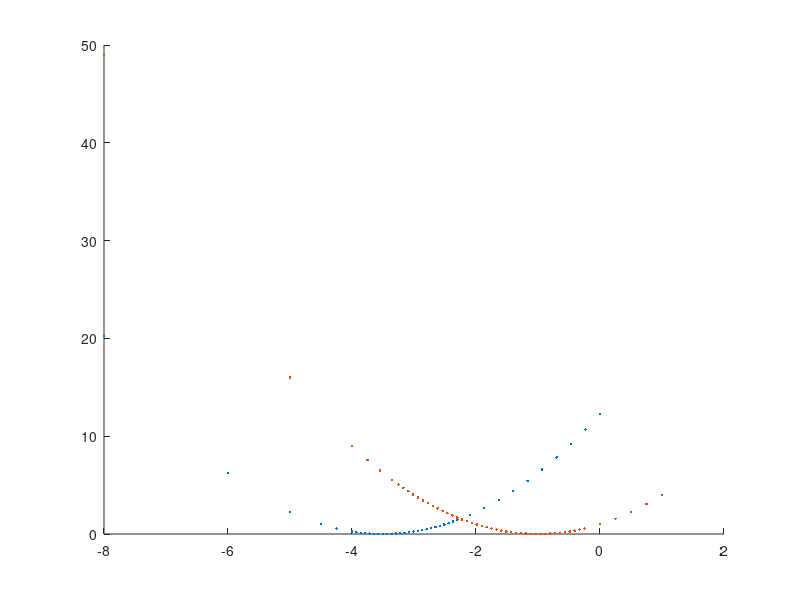

Reproduce this figure in MATLAB. (Note: this script raises an error after producing the figure.)
%% plot misfit vs beta for fixed alpha
clear all, close all

fix_alpha=1e-2;
fix_beta=1e-4;

colors={'r','b'};
styles={'s','x'};
% try a set of beta values

betas=[1e-8,1e-6,1e-5,10^-4.5,10^-4.25,logspace(-4,-2.3,25),logspace(-2.1,0,10)];
alphas=[1e-8,1e-5,1e-4,logspace(-3.75,-3.35,3),logspace(-3.25,-0.25,39),logspace(0,1,5)];

nbeta=length(betas);
nalpha=length(alphas);

figure(9),clf, hold on
plot(log10(betas),(log10(betas)+3.5).^2,'.')
plot(log10(alphas),(log10(alphas)+1).^2,'.')

%%
for expNumber = 0:0
    
    scenario = Jointinv(expNumber);
    scenario.run_setup();

    abics_alpha=zeros(nalpha,1);
    abics_beta=zeros(nbeta,1);

    %fix the value of beta
    scenario.userParams.smoothingWeights{1}{2} = fix_beta;
    
    % add data noise
    sigma=1;
    scenario.dataVector = scenario.dataVector + sigma*randn(size(scenario.dataVector));

    for ialpha=1:nalpha
        %set alpha
        scenario.userParams.smoothingWeights{1}{1} = alphas(ialpha);
        %run inversion for this parameter set
        scenario.run_inversion();
        % compute abic
        abics_alpha(ialpha) = abic_alphabeta(scenario);

    end

    %fix the value of alpha
    scenario.userParams.smoothingWeights{1}{1} = fix_alpha;

    for ibeta=1:nbeta

        %set beta
        scenario.userParams.smoothingWeights{1}{2} = betas(ibeta);
        %run training inversion for this parameter set
        scenario.run_inversion();
        % compute abic
        abics_beta(ibeta) = abic_alphabeta(scenario);
    end

    %make test plots
    subplot(2,1,1)
    plot(log10(alphas),abics_alpha,'color',colors{expNumber+1},'marker',styles{expNumber+1}),hold on
    legend('Unconstrained inversion','Stress-constrained inversion','location','NorthWest')
    xlabel('log_{10}(alpha)')
    ylabel('reduced \chi^2 on test dataset with fixed beta')
    set(gca,'fontsize',14)

    subplot(2,1,2)
    plot(log10(betas),abics_beta,'color',colors{expNumber+1},'marker',styles{expNumber+1}),hold on
    legend('Unconstrained inversion','Stress-constrained inversion','location','NorthWest')
    xlabel('log_{10}(beta)')
    ylabel('reduced \chi^2 on test dataset with fixed alpha')
    set(gca,'fontsize',14)

%     % save the results to a file
%     alphafname=['test_data_3d/test_alpha_fixbeta_exp' num2str(expNumber) '.dat'];
%     alphatest=[alphas', abics_alpha];
%     save(alphafname,'alphatest','-ASCII')
%     %
%     % save the results to a file
%     betafname=['test_data_3d/test_beta_fixalpha_exp' num2str(expNumber) '.dat'];
%     betatest=[betas', abics_beta];
%     save(betafname,'betatest','-ASCII')
    
end

%% make final plots

figure(10),clf
styles={'-','--'};
colors={'r','b'};

for expNumber = 0:1
    
    % load the results
    alphafname=['test_data_3d/test_alpha_fixbeta_exp' num2str(expNumber) '.dat'];
    alphatest = load(alphafname);
    alphas = alphatest(:,1);
    abics_alpha = alphatest(:,2);
    
    % load the results
    betafname=['test_data_3d/test_beta_fixalpha_exp' num2str(expNumber) '.dat'];
    betatest = load(betafname);
    betas = betatest(:,1);
    abics_beta = betatest(:,2);
    
    %make plots
    subplot(2,1,1)
    [~,Isort]=sort(alphas);
    plot(alphas(Isort),abics_alpha(Isort),styles{expNumber+1},'color',colors{expNumber+1}),hold on
    %plot(log10(alphas),chi2red_alpha,'color',colors{expNumber+1},'marker',styles{expNumber+1}),hold on
    xlabel('Smoothing parameter \alpha')
    ylabel('ABIC on test dataset')
    set(gca,'fontsize',14)
    %ylim([35,65])
    xlim([1e-4,10])
    set(gca,'xscale','log')
    grid on

    subplot(2,1,2)
    
    [~,Isort]=sort(betas);
    plot(betas(Isort),abics_beta(Isort),styles{expNumber+1},'color',colors{expNumber+1}),hold on
    %plot(log10(betas),chi2red_beta,'color',colors{expNumber+1},'marker',styles{expNumber+1}),hold on
    legend('Unconstrained inversion','Stress-constrained inversion', 'Best model','location','NorthWest')
    xlabel('Moment deficit penalty \beta')
    ylabel('ABIC on test dataset')
    set(gca,'fontsize',14)
    %ylim([35,65])
    xlim([9.999e-6,1])
    set(gca,'xscale','log')
    grid on

end

 ibeta=13;
 ialpha=22;


subplot(2,1,1)
plot(alphas(ialpha),abics_alpha(ialpha),'ks','markersize',10)
%legend('Unconstrained inversion','Stress-constrained inversion','Best model','location','southwest')
%ylim([100 500]) 

subplot(2,1,2)
plot(betas(ibeta),abics_beta(ibeta),'ks','markersize',10)
legend('Unconstrained inversion','Stress-constrained inversion','location','northwest')

%%
% save figure
fig=gcf;
set(fig, 'Position',  [1500, 1900, 800, 500])
% doesn't work well with different types of axes
stretch_fig_no_whitespace(fig);

print(gcf,'suppl_fig_s3_cv_3d', '-dpdf')



